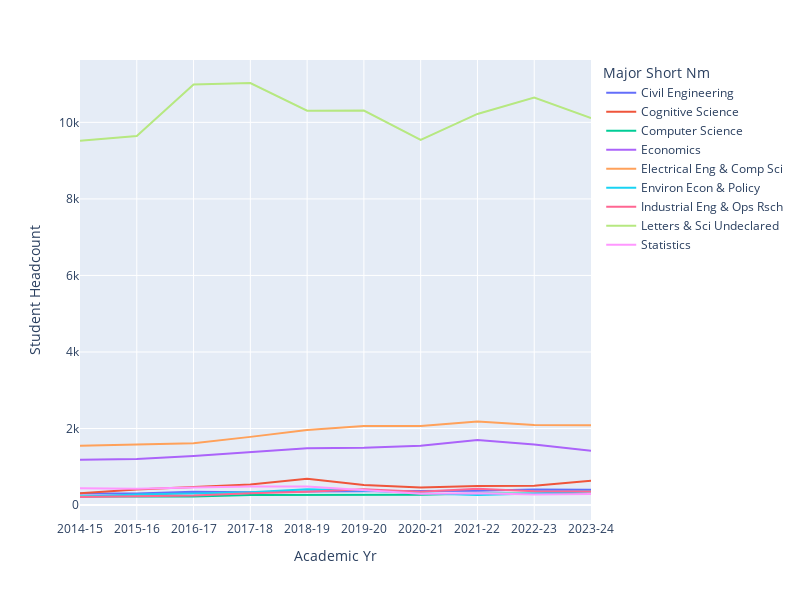

The code cell stored with this chart in its notebook:
### Code cell
fig = px.line(major_trends[major_trends["Major Short Nm"].isin(data100_top_20_majors.index)], 
                        x = "Academic Yr", y = "Student Headcount", color = "Major Short Nm")

fig.update_layout(autosize=False, width=800, height=600)
fig.show()

### Figure 1 — Plotly figure (JSON) as saved in the notebook; plotly's stock layout.template omitted (floating-point values rounded to 4 significant figures)
{"data": [{"hovertemplate": "Major Short Nm=Civil Engineering<br>Academic Yr=%{x}<br>Student Headcount=%{y}<extra></extra>", "legendgroup": "Civil Engineering", "line": {"color": "#636efa", "dash": "solid"}, "marker": {"symbol": "circle"}, "mode": "lines", "name": "Civil Engineering", "orientation": "v", "showlegend": true, "type": "scatter", "x": ["2014-15", "2015-16", "2016-17", "2017-18", "2018-19", "2019-20", "2020-21", "2021-22", "2022-23", "2023-24"], "xaxis": "x", "y": [300.5, 304.5, 349, 335.5, 355.5, 361, 364.5, 373, 408.5, 400.5], "yaxis": "y"}, {"hovertemplate": "Major Short Nm=Cognitive Science<br>Academic Yr=%{x}<br>Student Headcount=%{y}<extra></extra>", "legendgroup": "Cognitive Science", "line": {"color": "#EF553B", "dash": "solid"}, "marker": {"symbol": "circle"}, "mode": "lines", "name": "Cognitive Science", "orientation": "v", "showlegend": true, "type": "scatter", "x": ["2014-15", "2015-16", "2016-17", "2017-18", "2018-19", "2019-20", "2020-21", "2021-22", "2022-23", "2023-24"], "xaxis": "x", "y": [308.5, 404, 475, 536.5, 685.5, 521.5, 460, 499.5, 505.5, 635.5], "yaxis": "y"}, {"hovertemplate": "Major Short Nm=Computer Science<br>Academic Yr=%{x}<br>Student Headcount=%{y}<extra></extra>", "legendgroup": "Computer Science", "line": {"color": "#00cc96", "dash": "solid"}, "marker": {"symbol": "circle"}, "mode": "lines", "name": "Computer Science", "orientation": "v", "showlegend": true, "type": "scatter", "x": ["2014-15", "2015-16", "2016-17", "2017-18", "2018-19", "2019-20", "2020-21", "2021-22", "2022-23", "2023-24"], "xaxis": "x", "y": [226, 220.5, 223.5, 262.5, 262.5, 269.5, 269, 299.5, 294, 295], "yaxis": "y"}, {"hovertemplate": "Major Short Nm=Economics<br>Academic Yr=%{x}<br>Student Headcount=%{y}<extra></extra>", "legendgroup": "Economics", "line": {"color": "#ab63fa", "dash": "solid"}, "marker": {"symbol": "circle"}, "mode": "lines", "name": "Economics", "orientation": "v", "showlegend": true, "type": "scatter", "x": ["2014-15", "2015-16", "2016-17", "2017-18", "2018-19", "2019-20", "2020-21", "2021-22", "2022-23", "2023-24"], "xaxis": "x", "y": [1187, 1200.0, 1280.0, 1372, 1482.0, 1500.0, 1550, 1700.0, 1580.0, 1418.0], "yaxis": "y"}, {"hovertemplate": "Major Short Nm=Electrical Eng & Comp Sci<br>Academic Yr=%{x}<br>Student Headcount=%{y}<extra></extra>", "legendgroup": "Electrical Eng & Comp Sci", "line": {"color": "#FFA15A", "dash": "solid"}, "marker": {"symbol": "circle"}, "mode": "lines", "name": "Electrical Eng & Comp Sci", "orientation": "v", "showlegend": true, "type": "scatter", "x": ["2014-15", "2015-16", "2016-17", "2017-18", "2018-19", "2019-20", "2020-21", "2021-22", "2022-23", "2023-24"], "xaxis": "x", "y": [1546.0, 1578.0, 1614.0, 1782.0, 1962.0, 2068.0, 2063, 2186, 2093, 2088.0], "yaxis": "y"}, {"hovertemplate": "Major Short Nm=Environ Econ & Policy<br>Academic Yr=%{x}<br>Student Headcount=%{y}<extra></extra>", "legendgroup": "Environ Econ & Policy", "line": {"color": "#19d3f3", "dash": "solid"}, "marker": {"symbol": "circle"}, "mode": "lines", "name": "Environ Econ & Policy", "orientation": "v", "showlegend": true, "type": "scatter", "x": ["2014-15", "2015-16", "2016-17", "2017-18", "2018-19", "2019-20", "2020-21", "2021-22", "2022-23", "2023-24"], "xaxis": "x", "y": [217.5, 276, 304, 336, 411.5, 381.5, 311.5, 264.5, 299.5, 363.5], "yaxis": "y"}, {"hovertemplate": "Major Short Nm=Industrial Eng & Ops Rsch<br>Academic Yr=%{x}<br>Student Headcount=%{y}<extra></extra>", "legendgroup": "Industrial Eng & Ops Rsch", "line": {"color": "#FF6692", "dash": "solid"}, "marker": {"symbol": "circle"}, "mode": "lines", "name": "Industrial Eng & Ops Rsch", "orientation": "v", "showlegend": true, "type": "scatter", "x": ["2014-15", "2015-16", "2016-17", "2017-18", "2018-19", "2019-20", "2020-21", "2021-22", "2022-23", "2023-24"], "xaxis": "x", "y": [210.5, 241, 252, 309.5, 344.5, 410.5, 347, 426.5, 362.5, 357], "yaxis": "y"}, {"hovertemplate": "Major Short Nm=Letters & Sci Undeclared<br>Academic Yr=%{x}<br>Student Headcount=%{y}<extra></extra>", "legendgroup": "Letters & Sci Undeclared", "line": {"color": "#B6E880", "dash": "solid"}, "marker": {"symbol": "circle"}, "mode": "lines", "name": "Letters & Sci Undeclared", "orientation": "v", "showlegend": true, "type": "scatter", "x": ["2014-15", "2015-16", "2016-17", "2017-18", "2018-19", "2019-20", "2020-21", "2021-22", "2022-23", "2023-24"], "xaxis": "x", "y": [9520.0, 9643, 10990, 11030.0, 10300.0, 10308, 9539, 10220.0, 10651, 10110.0], "yaxis": "y"}, {"hovertemplate": "Major Short Nm=Statistics<br>Academic Yr=%{x}<br>Student Headcount=%{y}<extra></extra>", "legendgroup": "Statistics", "line": {"color": "#FF97FF", "dash": "solid"}, "marker": {"symbol": "circle"}, "mode": "lines", "name": "Statistics", "orientation": "v", "showlegend": true, "type": "scatter", "x": ["2014-15", "2015-16", "2016-17", "2017-18", "2018-19", "2019-20", "2020-21", "2021-22", "2022-23", "2023-24"], "xaxis": "x", "y": [441.5, 427.5, 460, 483, 484.5, 389.5, 293.5, 310.5, 274, 291.5], "yaxis": "y"}], "layout": {"autosize": false, "height": 600, "legend": {"title": {"text": "Major Short Nm"}, "tracegroupgap": 0}, "margin": {"t": 60}, "width": 800, "xaxis": {"anchor": "y", "autorange": true, "domain": [0, 1], "range": [0, 9], "title": {"text": "Academic Yr"}, "type": "category"}, "yaxis": {"anchor": "x", "autorange": true, "domain": [0, 1], "range": [-390.5, 11630.0], "title": {"text": "Student Headcount"}, "type": "linear"}}}
